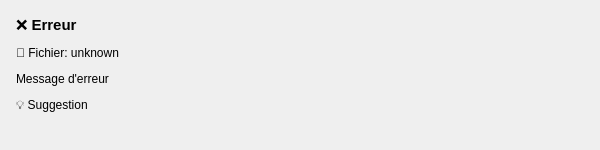
<?xml version="1.0" encoding="UTF-8"?>
<ui version="4.0">
 <class>ErrorDisplay</class>
 <widget class="QWidget" name="ErrorDisplay">
  <property name="geometry">
   <rect>
    <x>0</x>
    <y>0</y>
    <width>600</width>
    <height>150</height>
   </rect>
  </property>
  <property name="windowTitle">
   <string>Erreur YAML</string>
  </property>
  <layout class="QVBoxLayout" name="verticalLayout">
   <property name="leftMargin">
    <number>16</number>
   </property>
   <property name="topMargin">
    <number>16</number>
   </property>
   <property name="rightMargin">
    <number>16</number>
   </property>
   <property name="bottomMargin">
    <number>16</number>
   </property>
   <property name="spacing">
    <number>12</number>
   </property>
   <item>
    <widget class="QLabel" name="titleLabel">
     <property name="text">
      <string>❌ Erreur</string>
     </property>
     <property name="font">
      <font>
       <pointsize>11</pointsize>
       <weight>75</weight>
       <bold>true</bold>
      </font>
     </property>
    </widget>
   </item>
   <item>
    <widget class="QLabel" name="fileLabel">
     <property name="text">
      <string>📄 Fichier: unknown</string>
     </property>
    </widget>
   </item>
   <item>
    <widget class="QLabel" name="messageLabel">
     <property name="text">
      <string>Message d'erreur</string>
     </property>
     <property name="wordWrap">
      <bool>true</bool>
     </property>
    </widget>
   </item>
   <item>
    <widget class="QLabel" name="suggestionLabel">
     <property name="text">
      <string>💡 Suggestion</string>
     </property>
     <property name="wordWrap">
      <bool>true</bool>
     </property>
     <property name="visible">
      <bool>false</bool>
     </property>
    </widget>
   </item>
   <item>
    <spacer name="verticalSpacer">
     <property name="orientation">
      <enum>Qt::Vertical</enum>
     </property>
     <property name="sizeHint" stdset="0">
      <size>
       <width>20</width>
       <height>40</height>
      </size>
     </property>
    </spacer>
   </item>
  </layout>
 </widget>
 <resources/>
 <connections/>
</ui>
